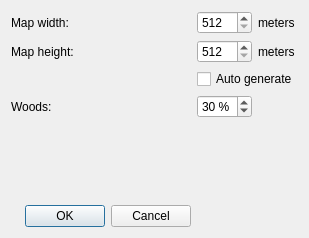
<?xml version="1.0" encoding="UTF-8"?>
<ui version="4.0">
 <class>GeneratorDialog</class>
 <widget class="QDialog" name="GeneratorDialog">
  <property name="geometry">
   <rect>
    <x>0</x>
    <y>0</y>
    <width>309</width>
    <height>238</height>
   </rect>
  </property>
  <property name="windowTitle">
   <string>Create new map</string>
  </property>
  <property name="modal">
   <bool>true</bool>
  </property>
  <layout class="QGridLayout" name="gridLayout">
   <item row="0" column="0">
    <widget class="QLabel" name="label">
     <property name="text">
      <string>Map width:</string>
     </property>
    </widget>
   </item>
   <item row="0" column="1">
    <widget class="QSpinBox" name="m_width">
     <property name="sizePolicy">
      <sizepolicy hsizetype="Preferred" vsizetype="Fixed">
       <horstretch>0</horstretch>
       <verstretch>0</verstretch>
      </sizepolicy>
     </property>
     <property name="minimum">
      <number>512</number>
     </property>
     <property name="maximum">
      <number>5000</number>
     </property>
     <property name="value">
      <number>512</number>
     </property>
    </widget>
   </item>
   <item row="0" column="2">
    <widget class="QLabel" name="label_4">
     <property name="text">
      <string>meters</string>
     </property>
    </widget>
   </item>
   <item row="1" column="0">
    <widget class="QLabel" name="label_2">
     <property name="text">
      <string>Map height:</string>
     </property>
    </widget>
   </item>
   <item row="1" column="1">
    <widget class="QSpinBox" name="m_height">
     <property name="minimum">
      <number>512</number>
     </property>
     <property name="maximum">
      <number>3000</number>
     </property>
     <property name="value">
      <number>512</number>
     </property>
    </widget>
   </item>
   <item row="1" column="2">
    <widget class="QLabel" name="label_5">
     <property name="text">
      <string>meters</string>
     </property>
    </widget>
   </item>
   <item row="2" column="1" colspan="2">
    <widget class="QCheckBox" name="m_autoGenerate">
     <property name="text">
      <string>Auto generate</string>
     </property>
     <property name="checked">
      <bool>false</bool>
     </property>
    </widget>
   </item>
   <item row="3" column="0">
    <widget class="QLabel" name="label_3">
     <property name="text">
      <string>Woods:</string>
     </property>
    </widget>
   </item>
   <item row="3" column="1">
    <widget class="QSpinBox" name="m_woods">
     <property name="enabled">
      <bool>true</bool>
     </property>
     <property name="suffix">
      <string> %</string>
     </property>
     <property name="minimum">
      <number>0</number>
     </property>
     <property name="maximum">
      <number>75</number>
     </property>
     <property name="value">
      <number>30</number>
     </property>
    </widget>
   </item>
   <item row="4" column="1">
    <spacer name="verticalSpacer">
     <property name="orientation">
      <enum>Qt::Vertical</enum>
     </property>
     <property name="sizeHint" stdset="0">
      <size>
       <width>20</width>
       <height>36</height>
      </size>
     </property>
    </spacer>
   </item>
   <item row="5" column="0">
    <widget class="QDialogButtonBox" name="buttonBox">
     <property name="orientation">
      <enum>Qt::Horizontal</enum>
     </property>
     <property name="standardButtons">
      <set>QDialogButtonBox::Cancel|QDialogButtonBox::Ok</set>
     </property>
    </widget>
   </item>
  </layout>
 </widget>
 <resources/>
 <connections>
  <connection>
   <sender>buttonBox</sender>
   <signal>rejected()</signal>
   <receiver>GeneratorDialog</receiver>
   <slot>reject()</slot>
   <hints>
    <hint type="sourcelabel">
     <x>316</x>
     <y>260</y>
    </hint>
    <hint type="destinationlabel">
     <x>286</x>
     <y>274</y>
    </hint>
   </hints>
  </connection>
 </connections>
</ui>
